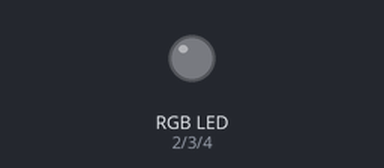
Bench run of a sketch on a simulated Arduino Uno, built with avr-gcc and run on an emulated ATmega328P. Parts: an RGB LED mixed from three pins (HIGH = lit).

Above: at 0.3 s.
At 4.4 s:
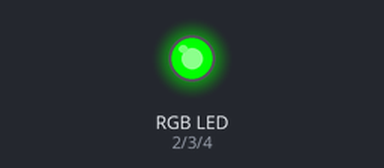
At 6.4 s:
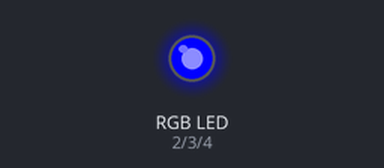
At 8.9 s:
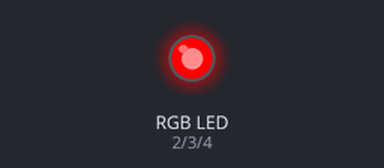
Timing chart, 0 to 10.0 s (numbered marks = the images above):
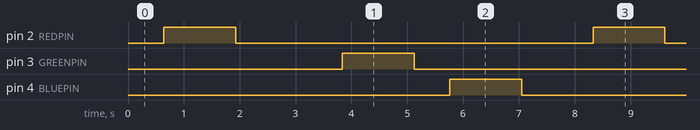

The sketch:

_5050leds.ino
```cpp
// color swirl! connect an RGB LED to the PWM pins as indicated
// in the #defines
// public domain, enjoy!

#define REDPIN 2
#define GREENPIN 3
#define BLUEPIN 4

#define FADESPEED 5     // make this higher to slow down

void setup() {
  pinMode(REDPIN, OUTPUT);
  pinMode(GREENPIN, OUTPUT);
  pinMode(BLUEPIN, OUTPUT);
  zeroPins();
}

void basicRotate() {

  int r, g, b;

  // fade from blue to violet
  for (r = 0; r < 256; r++) {
    analogWrite(REDPIN, r);
    delay(FADESPEED);
  }
  // fade from violet to red
  for (b = 255; b > 0; b--) {
    analogWrite(BLUEPIN, b);
    delay(FADESPEED);
  }
  // fade from red to yellow
  for (g = 0; g < 256; g++) {
    analogWrite(GREENPIN, g);
    delay(FADESPEED);
  }
  // fade from yellow to green
  for (r = 255; r > 0; r--) {
    analogWrite(REDPIN, r);
    delay(FADESPEED);
  }
  // fade from green to teal
  for (b = 0; b < 256; b++) {
    analogWrite(BLUEPIN, b);
    delay(FADESPEED);
  }
  // fade from teal to blue
  for (g = 255; g > 0; g--) {
    analogWrite(GREENPIN, g);
    delay(FADESPEED);
  }
}

void zeroPins() {
  analogWrite(REDPIN, 0);
  analogWrite(GREENPIN, 0);
  analogWrite(BLUEPIN, 0);
}

void increasePin(int pin) {
  for (int i = 0; i < 256; ++i) {
    analogWrite(pin, i);
    delay(FADESPEED);
  }
}

void decreasePin(int pin) {
  for (int i = 255; i > 0 ; --i) {
    analogWrite(pin, i);
    delay(FADESPEED);
  }
}

void loop() {
    zeroPins();
//    analogWrite(BLUEPIN, 150);

//    analogWrite(REDPIN, 255);
//    increasePin(BLUEPIN);
//    decreasePin(BLUEPIN);
  zeroPins();
  increasePin(REDPIN);
  decreasePin(REDPIN);

  zeroPins();
  increasePin(GREENPIN);
  decreasePin(GREENPIN);

  zeroPins();
  increasePin(BLUEPIN);
  decreasePin(BLUEPIN);


}
```

Measured:
- by itself, pin 2 (REDPIN), pin 3 (GREENPIN), pin 4 (BLUEPIN): alternates HIGH for 1.3 s and LOW for 6.4 s
